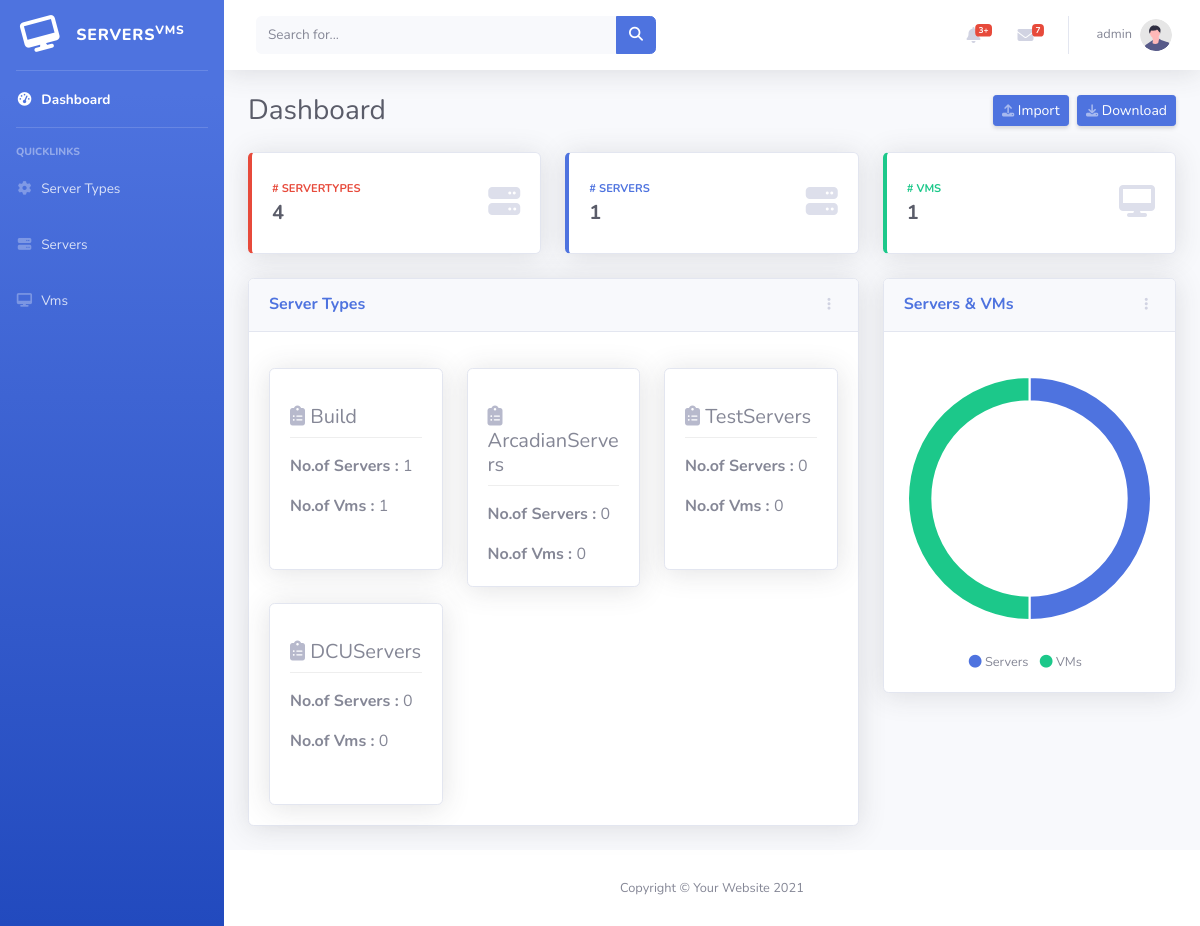
The app's page / (signed in), older data.
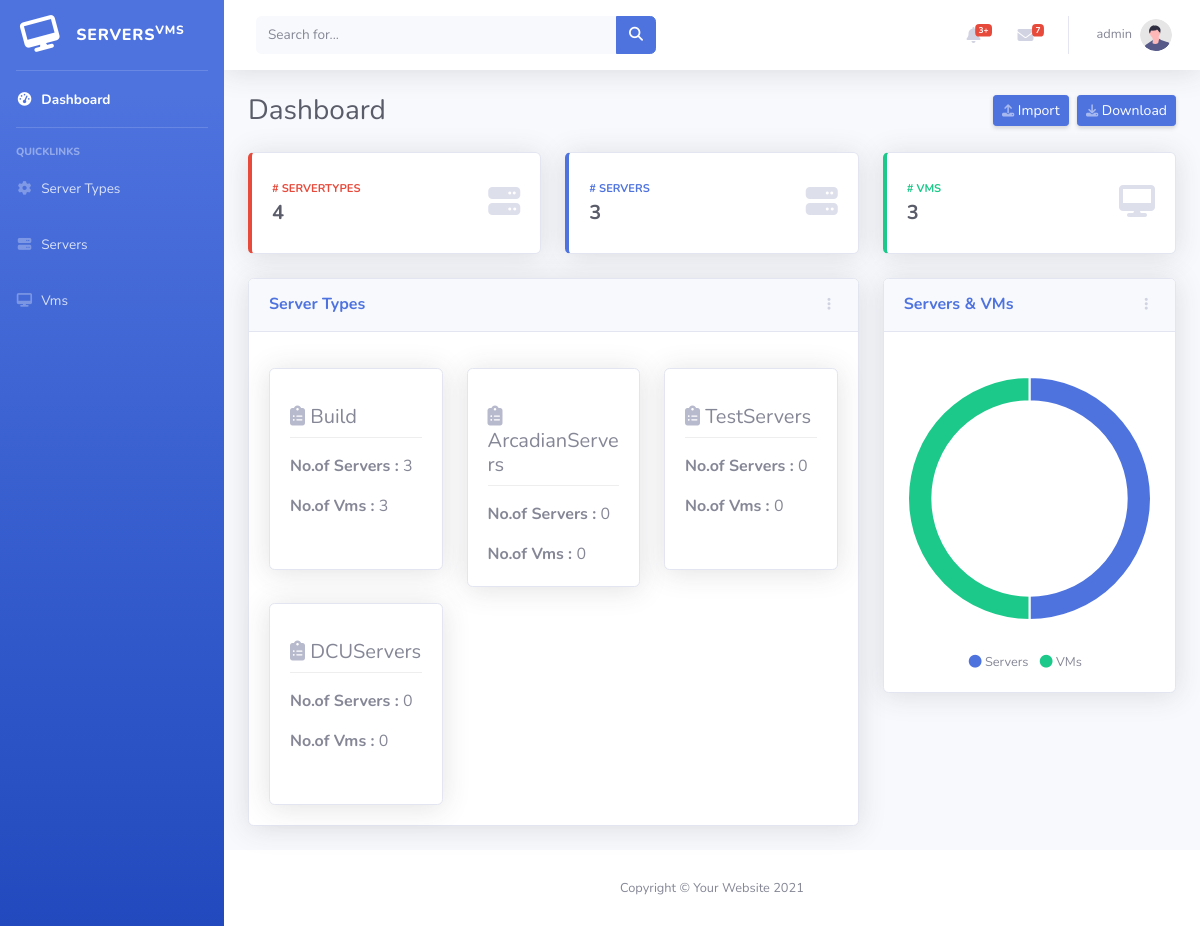
The same page, newer data.
### main/models.py (models this page shows, shortened)
class ServerType(models.Model):
    name = models.CharField(max_length=255)
    servers = models.IntegerField(default=0)
    vms = models.IntegerField(default=0)

### main/views.py (the view)
# urls.py: path("", index_view),
@login_required
def index_view(request):
    types = ServerType.objects.all()
    server_count = 0
    vms_count = 0
    for type1 in types:
        server_count += type1.servers
        vms_count += type1.vms
    return render(
        request,
        "index.html",
        {
            "server_types": types,
            "types_count": types.count(),
            "servers": server_count,
            "vms": vms_count,
        },
    )

### main/templates/index.html (shortened to what the changed rows need)
{% extends 'base.html' %}
{% load static %}
              {% block page_content %}
              <div class="container-fluid">
                <div class="d-sm-flex align-items-center justify-content-between mb-4">
                    <h1 class="h3 mb-0 text-gray-800">Dashboard</h1>
                </div>
                <div class="row">
                    <div class="col-xl-4 col-md-6 col-3 mb-4">
                        <div class="card border-left-primary shadow h-100 py-2">
                            <div class="card-body">
                                <div class="row no-gutters align-items-center">
                                    <div class="col mr-2">
                                        <div class="text-xs font-weight-bold text-primary text-uppercase mb-1">
                                            # Servers</div>
                                        <div class="h5 mb-0 font-weight-bold text-gray-800">{{servers}}</div>
                                    </div>
                                </div>
                            </div>
                        </div>
                    </div>
                    <div class="col-xl-4 col-md-6 col-3 mb-4">
                        <div class="card border-left-success shadow h-100 py-2">
                            <div class="card-body">
                                <div class="row no-gutters align-items-center">
                                    <div class="col mr-2">
                                        <div class="text-xs font-weight-bold text-success text-uppercase mb-1">
                                            # Vms</div>
                                        <div class="h5 mb-0 font-weight-bold text-gray-800">{{vms}}</div>
                                    </div>
                                </div>
                            </div>
                        </div>
                    </div>
                </div>
                <div class="row">
                    <div class="col-xl-8 col-lg-7">
                        <div class="card shadow mb-4">
                            <div class="card-body">
                                <div class="row">
                                     {% for stype in server_types %}
                                    <div class="col-md-4" style="padding-top:1em">
                                        <div class="card server-card shadow">
                                            <div class="card-body " style="min-height:200px;">
                                                <a href="/servers?type={{stype.id}}" style="color:#858796;">
                                                    <h5 class="mt-3"><i class="fas fa-clipboard-list text-gray-500"></i> {{stype.name}}</h5>
                                                </a>
                                                <p style="border-bottom: 1px inset;"></p>
                                                <p class="card-text"><strong>No.of Servers : </strong> {{stype.servers}}</p>
                                                <p class="card-text"><strong>No.of Vms : </strong> {{stype.vms}}</p>
                                            </div>
                                        </div>
                                    </div>
                                    {% endfor %}
                                </div>
                            </div>
                        </div>
                    </div>
                </div>
            </div>
              {% endblock %}

Row changes from the older to the newer data that the page shows:
changed ServerType "Build": servers "1" → "3"; vms "1" → "3"
Text that changed along with them:
{{ servers }}: "1" → "3"
{{ vms }}: "1" → "3"
